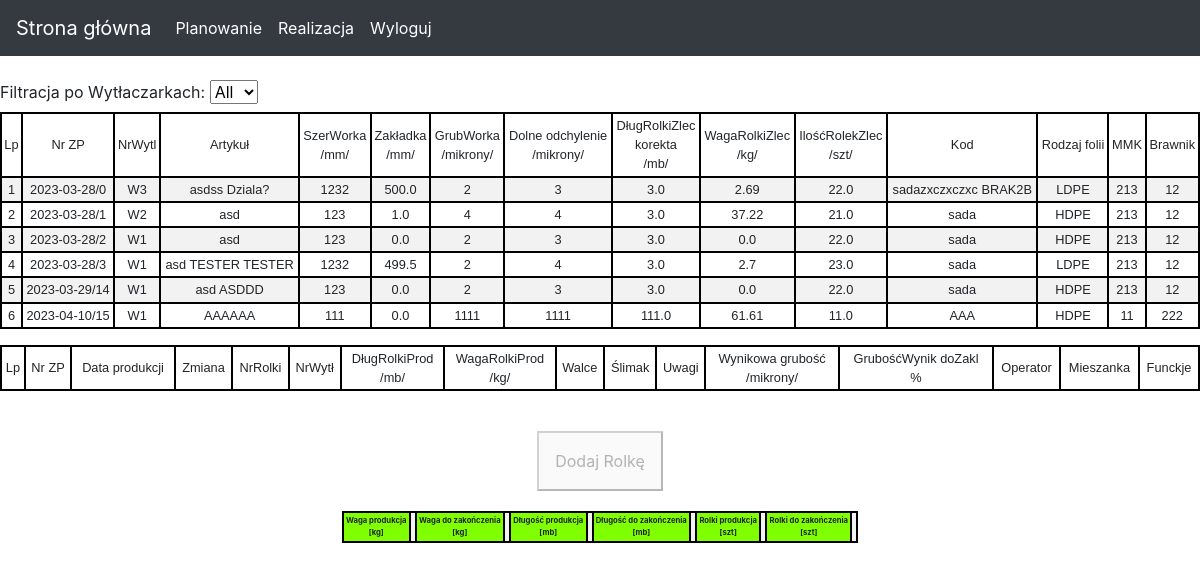
Screenshot of /planFolia (signed in) with the database file from the repository.
### events/models.py (models this page shows, shortened)
class Zamowienie(models.Model):
    NrZp = models.CharField("NrZp", max_length=20)
    Data = models.DateField()
    Kod = models.CharField(max_length=20)
    Artykul = models.CharField(max_length=30)
    NrWyt = models.IntegerField()
    Status = models.IntegerField()
    Rodzaj = models.IntegerField()
    MMK = models.CharField(max_length=20)
    Barwnik = models.CharField(max_length=20)
    Uwagi = models.CharField(max_length=40)
    IloscZlec = models.IntegerField()
    SzerWorka = models.IntegerField()
    SzerRekawa = models.IntegerField()
    Zakladka = models.FloatField()
    DlugWorka = models.IntegerField()
    GrubWorka = models.IntegerField()
    DolneOdch = models.IntegerField()
    DlugFoilPlan_Korekta = models.FloatField()
    WagaFoliZlec = models.FloatField()
    DlugFoliPlan = models.FloatField()
    IloscRolekZlec = models.FloatField()
    DlugRolkiZlec_Korekta = models.FloatField()
    DlugRolkiPlan = models.FloatField()
    DlugFoliZlec_Korekta = models.FloatField()
    WagaRolkiZlec = models.FloatField()

### events/views.py (the view)
# urls.py: path('planFolia', foliaPlanning.as_view(), name="PlanFolia.views.index"), #3
class foliaPlanning(LoginRequiredMixin, ListView):
    model = Zamowienie
    template_name = "Doc2/procFolia.html"
    queryset = Zamowienie.objects.filter(Status=1)
    def get_context_data(self, **kwargs):
        context = super().get_context_data(**kwargs)
        serializer = ZamSerializer(context['object_list'], many=True)
        context['serialized_data'] = serializer.data
        context['status_dict'] = status_dict
        context['nrwyt_dict'] = nrwyt_dict
        context['folia_dict'] = folia_dict
        return context

### events/views.py (called while the page is built)
@register.filter
def get_item(dictionary, key):
  return dictionary.get(key)

### events/templates/Doc2/procFolia.html (shortened to what this page needs)
{% load static %}
<!DOCTYPE html>
<html lang="en">
<head>
   <link rel="stylesheet" href="https://cdn.jsdelivr.net/npm/bootstrap@4.3.1/dist/css/bootstrap.min.css">
    <link rel="stylesheet" type="text/css" href={% static "css/table.css" %}>
</head>
<body>
    {% include 'navbar.html' %}
    <br>
    <label for="filter-column">Filtracja po Wytłaczarkach:</label>
    <select id="filter-column">
      <option value="">All</option>
    </select>
    <br>
    {% include 'Doc2/ProcFoliaTable1.html' %}
        {% include 'Doc2/ProcFoliaTable2.html' %}
    <br>
    <div style="display: flex; flex-direction: column; align-items: center;">
  <button class="p-3 d-block float-right" id="btn-below" disabled>Dodaj Rolkę</button>
  <div style="margin-top: 20px;">
     {% include 'Doc2/ProcFoliaTable3.html' %}
  </div>
</div>
</body>
</html>

### events/templates/Doc2/procFoliaTable1.html (shortened to what this page needs)
{% block table %}
    <div class=" w-100 overflow-hiden ">
    <div class="row">
        <div class="col-12">
            <div class="data_table">
                <table id="mainTable" class="table table-striped table-bordered small">
                <thead>
	<tr>
		<td>Lp</td>
		<td>Nr ZP</td>
		<td>NrWytl</td>
		<td colspan="3">Artykuł</td>
		<td>SzerWorka<br>/mm/</td>
		<td>Zakładka<br>/mm/</td>
		<td>GrubWorka<br>/mikrony/</td>
		<td>Dolne odchylenie<br>/mikrony/</td>
		<td>DługRolkiZlec<br>korekta<br>/mb/</td>
		<td>WagaRolkiZlec<br>/kg/</td>
		<td>IlośćRolekZlec<br>/szt/</td>
		<td>Kod</td>
		<td>Rodzaj folii</td>
		<td>MMK</td>
		<td>Brawnik</td>
	</tr>
                </thead>
                <tbody>
                    {% for post in serialized_data %}
	<tr id="special">
		<td rowspan="3"> {{ forloop.counter }}</td>
		<td rowspan="3" data-id={{ post.NrZp }}> {{ post.NrZp }} </td>
		<td rowspan="3">{{ nrwyt_dict|get_item:post.NrWyt }}</td>
		<td colspan="3" rowspan="3">{{ post.Artykul }}</td>
		<td rowspan="3">{{ post.SzerWorka }}</td>
		<td rowspan="3">{{ post.Zakladka }}</td>
		<td rowspan="3">{{ post.GrubWorka }}</td>
		<td rowspan="3">{{ post.DolneOdch }}</td>
		<td rowspan="3">{{ post.DlugFoilPlan_Korekta }}</td>
		<td rowspan="3">{{ post.WagaFoliZlec }}</td>
		<td rowspan="3">{{ post.IloscRolekZlec }}</td>
		<td rowspan="3">{{ post.Kod }}</td>
		<td rowspan="3">{{ folia_dict|get_item:post.Rodzaj }}</td>
		<td rowspan="3">{{ post.MMK}} </td>
		<td rowspan="3"> {{ post.Barwnik}}</td>
	</tr>
	<tr>
	</tr>
                    {% endfor %}
                </tbody>
</table>
      </div>
        </div>
    </div>
</div>
{%  endblock %}

### assets/css/table.css (style rules this page uses)
.table { border:none; border-collapse: collapse; }
.table td { border-bottom: 2px solid black; border-top: 2px solid black; border-left: 2px solid #000; border-right: 2px solid #000; font-size: 1em; padding: 2px !important; height: 1px; text-align: center; vertical-align: middle; font-family: 'Trebuchet MS', sans-serif; }
.table td:first-child { border-left: 2px solid #000; }
.table td:last-child { border-right: 2px solid #000; }

### rows the page displays
Zamowienie: NrZp "2023-03-28/0", Artykul "asdss Dziala?", Zakladka "500.0", DlugFoilPlan_Korekta "3.0", WagaFoliZlec "2.69", IloscRolekZlec "22.0", Kod "sadazxczxczxc BRAK2B", MMK "213", Barwnik "12"
Zamowienie: NrZp "2023-03-28/1", Artykul "asd", Zakladka "1.0", DlugFoilPlan_Korekta "3.0", WagaFoliZlec "37.22", IloscRolekZlec "21.0", Kod "sada", MMK "213", Barwnik "12"
Zamowienie: NrZp "2023-03-28/2", Artykul "asd", Zakladka "0.0", DlugFoilPlan_Korekta "3.0", WagaFoliZlec "0.0", IloscRolekZlec "22.0", Kod "sada", MMK "213", Barwnik "12"
Zamowienie: NrZp "2023-03-28/3", Artykul "asd TESTER TESTER", Zakladka "499.5", DlugFoilPlan_Korekta "3.0", WagaFoliZlec "2.7", IloscRolekZlec "23.0", Kod "sada", MMK "213", Barwnik "12"
Zamowienie: NrZp "2023-03-29/14", Artykul "asd ASDDD", Zakladka "0.0", DlugFoilPlan_Korekta "3.0", WagaFoliZlec "0.0", IloscRolekZlec "22.0", Kod "sada", MMK "213", Barwnik "12"
Zamowienie: NrZp "2023-04-10/15", Artykul "AAAAAA", Zakladka "0.0", DlugFoilPlan_Korekta "111.0", WagaFoliZlec "61.61", IloscRolekZlec "11.0", Kod "AAA", MMK "11", Barwnik "222"

### other values shown
{{ nrwyt_dict|get_item:post.NrWyt }} "W3" "W2" "W1" "W1" "W1" "W1"
{{ post.SzerWorka }} "1232" "123" "123" "1232" "123" "111"
{{ post.GrubWorka }} "2" "4" "2" "2" "2" "1111"
{{ post.DolneOdch }} "3" "4" "3" "4" "3" "1111"
{{ folia_dict|get_item:post.Rodzaj }} "LDPE" "HDPE" "HDPE" "LDPE" "HDPE" "HDPE"
